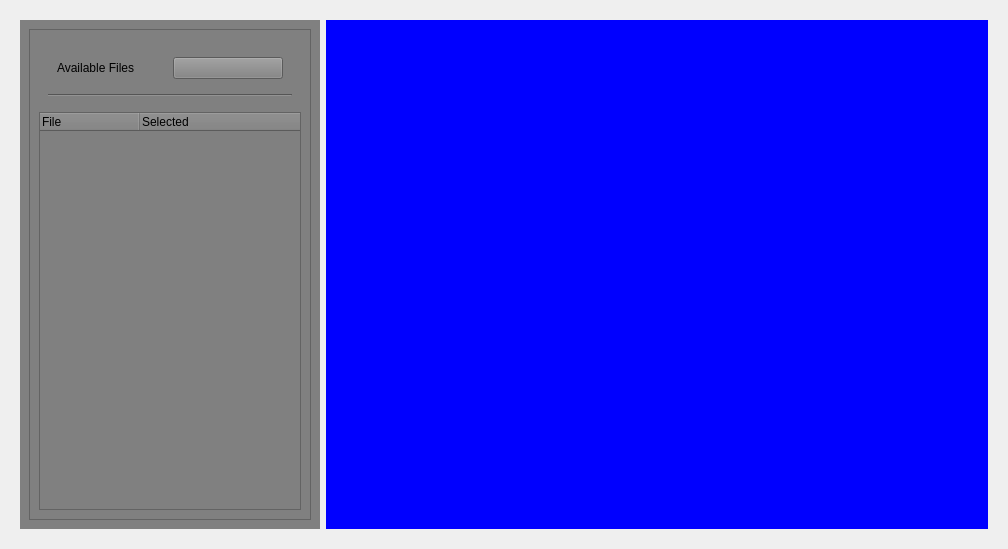
<?xml version="1.0" encoding="UTF-8"?>
<ui version="4.0">
 <class>Form</class>
 <widget class="QWidget" name="Form">
  <property name="geometry">
   <rect>
    <x>0</x>
    <y>0</y>
    <width>1008</width>
    <height>549</height>
   </rect>
  </property>
  <property name="windowTitle">
   <string>Form</string>
  </property>
  <layout class="QVBoxLayout" name="verticalLayout">
   <item>
    <widget class="QWidget" name="widget" native="true">
     <layout class="QHBoxLayout" name="horizontalLayout">
      <item>
       <widget class="QWidget" name="widget_2" native="true">
        <property name="maximumSize">
         <size>
          <width>300</width>
          <height>16777215</height>
         </size>
        </property>
        <property name="styleSheet">
         <string notr="true">background-color: gray;</string>
        </property>
        <layout class="QVBoxLayout" name="verticalLayout_2">
         <item>
          <widget class="QScrollArea" name="scrollArea">
           <property name="widgetResizable">
            <bool>true</bool>
           </property>
           <widget class="QWidget" name="scrollAreaWidgetContents">
            <property name="geometry">
             <rect>
              <x>0</x>
              <y>0</y>
              <width>280</width>
              <height>493</height>
             </rect>
            </property>
            <layout class="QVBoxLayout" name="verticalLayout_3">
             <item>
              <widget class="QWidget" name="widget_4" native="true">
               <property name="minimumSize">
                <size>
                 <width>0</width>
                 <height>0</height>
                </size>
               </property>
               <layout class="QVBoxLayout" name="verticalLayout_4">
                <item>
                 <widget class="QWidget" name="widget_5" native="true">
                  <layout class="QHBoxLayout" name="horizontalLayout_2">
                   <item>
                    <widget class="QLabel" name="label">
                     <property name="text">
                      <string>Available Files</string>
                     </property>
                    </widget>
                   </item>
                   <item>
                    <widget class="QPushButton" name="pushButton">
                     <property name="text">
                      <string/>
                     </property>
                     <property name="icon">
                      <iconset>
                       <normaloff>../../resources/icons/properties.png</normaloff>../../resources/icons/properties.png</iconset>
                     </property>
                    </widget>
                   </item>
                  </layout>
                 </widget>
                </item>
                <item>
                 <widget class="Line" name="line">
                  <property name="orientation">
                   <enum>Qt::Orientation::Horizontal</enum>
                  </property>
                 </widget>
                </item>
               </layout>
              </widget>
             </item>
             <item>
              <widget class="QTreeWidget" name="treeWidget">
               <column>
                <property name="text">
                 <string>File</string>
                </property>
               </column>
               <column>
                <property name="text">
                 <string>Selected</string>
                </property>
               </column>
              </widget>
             </item>
            </layout>
           </widget>
          </widget>
         </item>
        </layout>
       </widget>
      </item>
      <item>
       <widget class="QWidget" name="TableContainer" native="true">
        <property name="styleSheet">
         <string notr="true">background-color: blue;</string>
        </property>
        <layout class="QVBoxLayout" name="verticalLayout_5"/>
       </widget>
      </item>
     </layout>
    </widget>
   </item>
  </layout>
 </widget>
 <resources/>
 <connections/>
</ui>
